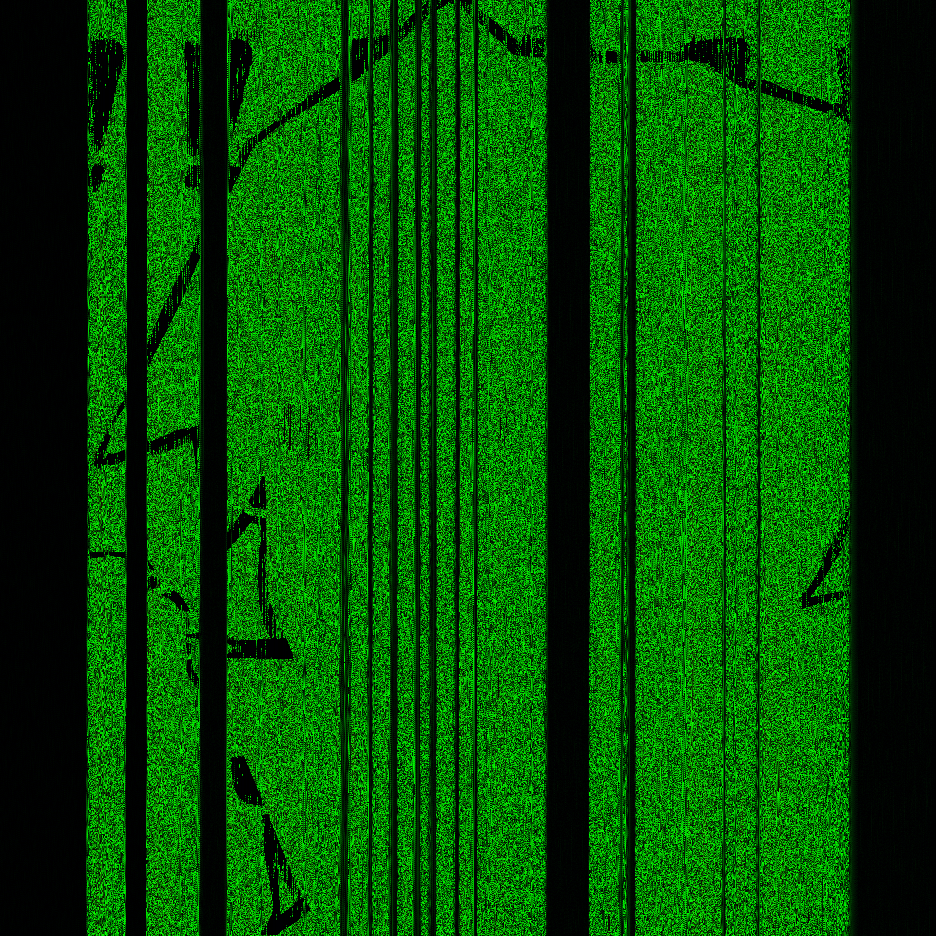

The Python source for this figure:
from PIL import Image
blendimage = Image.open('blendin.png')
mountains = Image.open('underlay.png')
deblend = Image.new("RGB", (936, 936), "black")

pixelsblend = blendimage.load()
pixelsmountain = mountains.load()
pixelsdeblend = deblend.load()

for i in range(936):
	for j in range(936):
		r1, g1, b1 = pixelsblend[i, j]
		r2, g2, b2, a2 = pixelsmountain[i, j]
		r3 = int(2 * (r1 - 0.5 * r2))
		g3 = int(2 * (g1 - 0.5 * g2))
		b3 = b1

		pixelsdeblend[i, j] = (r3, g3, b3)

deblend.save('deblend.png')
